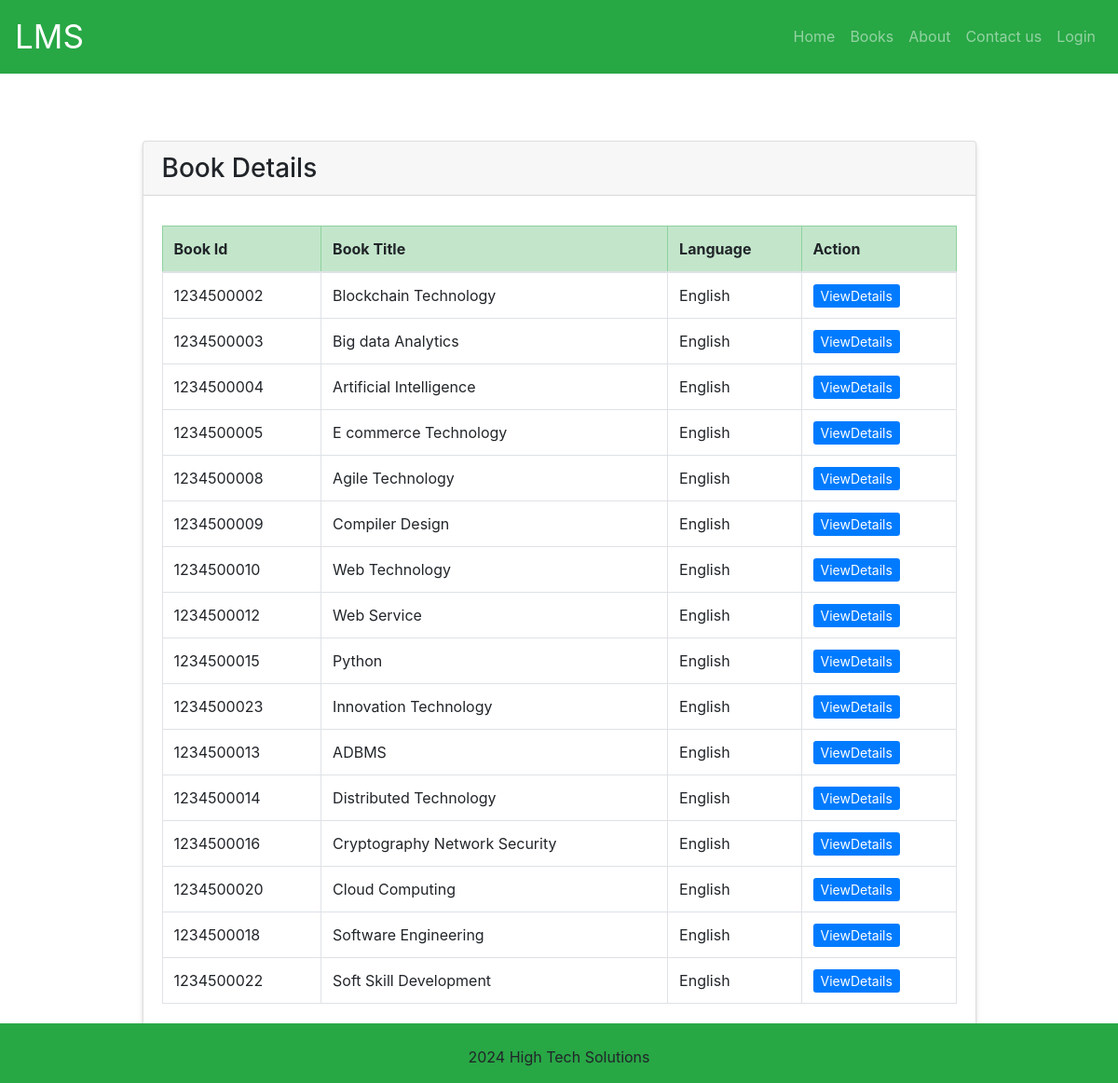
/books, run on the app's committed database.
### tables this page shows
CREATE TABLE books (
    id INTEGER PRIMARY KEY AUTOINCREMENT,
    book_id varchar(100) NOT NULL UNIQUE,
    book_title varchar(200) NOT NULL,
    book_author varchar(200) NOT NULL,
    book_isbn varchar(20) NULL,
    book_lang_code varchar(4) NOT NULL,
    book_copy integer not null
);

### lms.py (the view)
@app.route('/books', methods=['GET','POST'])
def list_books():
    books_data=getBookList()
    return render_template('book/books.html',books=books_data)

### lms.py (called while the page is built)
def create_db_file(dbname):
    if os.path.isfile(dbname):
        return
    f=open(dbname, "x")

def get_db_connection():
    create_db_file(DATABASE)
    conn = sqlite3.connect(DATABASE)
    conn.row_factory = sqlite3.Row
    return conn

def getBookList():
    db = get_db_connection()
    books_data = db.execute('select b.*,l.lang_description, a.a_count from books b inner join v_bookavailablesummary a on b.book_id=a.book_id inner join languages l on b.book_lang_code=l.lang_code').fetchall()
    db.close()
    return books_data

### templates/book/books.html (shortened to what this page needs)
{% extends "base.html" %}
{% block content %}
<div class="container mt-5">
  <div class="row justify-content-center">
    <div class="col-md-10">
      <div class="card raised-table">
        <h3 class="card-header">
          Book Details
        </h3>
        <div class="card-body">
          <div class="table-responsive-sm">
            <table class="table table-bordered thead-primary">
                <thead class="table-success">
                    <tr>
                        <th>Book Id</th>
                        <th>Book Title</th>
                        <th>Language</th>
                        <th>Action</th>
                    </tr>
                </thead>
                {% for book in books %}
                <tr>
                    <td>{{ book.book_id }}</td>
                    <td>{{ book.book_title }}</td>
                    <td>{{ book.lang_description }}</td>
                    <td>
                      <a href="{{url_for('view_book_detail',id=book.id) }}" class="btn-sm btn-primary">ViewDetails</a>
                    </td>
                </tr>
                {% else %}<tr>
                    <td colspan="5">No records found</td>
                </tr>
                {% endfor %}
            </table>
        </div>
        </div>
      </div>
    </div>
  </div>
</div>
{% endblock %}

### templates/base.html (shortened to what this page needs)
<!DOCTYPE html>
<html lang="en">
<head>
    <link rel="stylesheet" href="https://cdn.jsdelivr.net/npm/bootstrap@4.6.2/dist/css/bootstrap.min.css">
    <link rel="stylesheet" href="https://cdn.jsdelivr.net/npm/bootstrap-icons@1.11.3/font/bootstrap-icons.min.css">
</head>
<body>
</head>
<body>
    <header>
        <div class="container-fluid" style="padding-left: 0px;padding-right: 0px; padding-top: 0px;">
            <nav class="navbar navbar-expand-lg navbar-dark bg-success">
                <a class="navbar-brand">LMS</a>
                <div class="collapse navbar-collapse" id="collapsibleNavbar">
                    <ul class="navbar-nav ml-auto">
                        <li class="nav-item">
                            <a class="nav-link" href="/">Home</a>
                        </li>
                        <li class="nav-item">
                            <a class="nav-link" href="{{ url_for('list_books') }}">Books</a>
                        </li>
                        <li class="nav-item">
                            <a class="nav-link" href="{{ url_for('list_about') }}">About</a>
                        </li>
                        <li class="nav-item">
                            <a class="nav-link" href="{{ url_for('list_contact') }}">Contact us</a>
                        </li>
                        {% if 'username' in session%}
                        <li class="nav-item">
                            <a class="nav-link" href="{{ url_for('logout') }}">Logout</a>
                        </li>
                        {% else %}
                        <li class="nav-item">
                            <a class="nav-link" href="{{ url_for('login') }}">Login</a>
                        </li>
                        {% endif %}
                    </ul>
                </div>
            </nav>
            <br>
    </header>
    <main>
        <div class="container">
        {% block content %}
        {% endblock %}
        <br><br>
        </div>
    </main>
    <footer class="text-center fixed-bottom bg-success pb-0">
        <br>
        <div class="bg-success" style="padding-bottom: 0px;">
            <p>2024 High Tech Solutions</p></div>
    </footer>
</body>
</html>

### templates/base.html (style rules this page uses)
html, body { height: 100%; width: 100%; margin: 0; padding: 0; padding-bottom: 0px; }
table { border-collapse: collapse; }
footer { position: fixed; bottom: 0; padding: 0px; text-align: center; width: 100%; }
.raised-table { box-shadow: 0 4px 6px rgba(0, 0, 0, 0.1), 0 1px 3px rgba(0, 0, 0, 0.08); }
.navbar-brand { font-size: 35px; }
.navbar-nav { display: flex; align-items: center; }

### data on the page
books: book_id "1234500002", book_title "Blockchain Technology", lang_description "English"
books: book_id "1234500003", book_title "Big data Analytics", lang_description "English"
books: book_id "1234500004", book_title "Artificial Intelligence", lang_description "English"
books: book_id "1234500005", book_title "E commerce Technology", lang_description "English"
books: book_id "1234500008", book_title "Agile Technology", lang_description "English"
books: book_id "1234500009", book_title "Compiler Design", lang_description "English"
books: book_id "1234500010", book_title "Web Technology", lang_description "English"
books: book_id "1234500012", book_title "Web Service", lang_description "English"
books: book_id "1234500015", book_title "Python", lang_description "English"
books: book_id "1234500023", book_title "Innovation Technology", lang_description "English"
books: book_id "1234500013", book_title "ADBMS", lang_description "English"
books: book_id "1234500014", book_title "Distributed Technology", lang_description "English"
books: book_id "1234500016", book_title "Cryptography Network Security", lang_description "English"
books: book_id "1234500020", book_title "Cloud Computing", lang_description "English"
books: book_id "1234500018", book_title "Software Engineering", lang_description "English"
books: book_id "1234500022", book_title "Soft Skill Development", lang_description "English"
